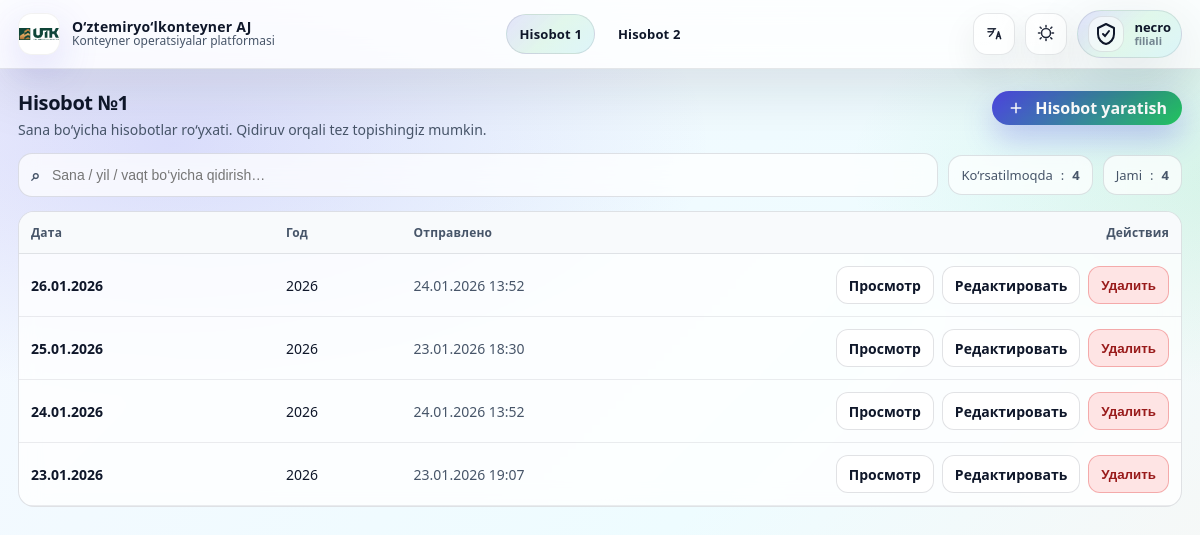
The page /station/table-1/ (signed in) on the database its author committed.
### reports/models.py (models this page shows, shortened)
class StationDailyTable1(models.Model):
    station_user = models.ForeignKey(User, on_delete=models.CASCADE, related_name='daily_table1')
    date = models.DateField()
    shift = models.CharField(max_length=10, choices=SHIFT_CHOICES)
    data = models.JSONField(default=dict)
    submitted_at = models.DateTimeField(auto_now=True)
    class Meta:
        unique_together = ('station_user', 'date', 'shift')

### reports/views.py (the view)
# urls.py: path('station/table-1/', station_table_1_list, name='station_table_1_list'),
@login_required
def station_table_1_list(request):
    if request.user.is_staff or request.user.is_superuser:
        return redirect("admin_table1_reports")
    qs = (
        StationDailyTable1.objects
        .filter(
            station_user=request.user,
            shift="total"
        )
        .order_by("-date")
    )
    rows = [{
        "date": obj.date,
        "year": obj.date.year,
        "submitted_at": getattr(obj, "submitted_at", None),
    } for obj in qs]
    existing_dates = set(qs.values_list("date", flat=True))
    return render(request, "station_table_1.html", {
        "rows": rows,
        "today": dt_date.today().strftime("%Y-%m-%d"),
        "existing_dates": existing_dates,  # 👈 используется в JS
    })

### templates/station_table_1.html (shortened to what this page needs)
{% extends "base.html" %}
{% block content %}
<div class="card">
  <div class="pagehead">
    <div>
      <h2 data-i18n="t1_reports_title">Hisobot №1 </h2>
      <div class="subtext" data-i18n="t1_reports_sub">
        Sana bo‘yicha hisobotlar ro‘yxati. Qidiruv orqali tez topishingiz mumkin.
      </div>
    </div>
    <a class="btn-cta" href="{% url 'station_table_1_edit' today %}?new=1" data-i18n="create_report">
      <svg viewBox="0 0 24 24" fill="none" stroke-width="2">
        <path d="M12 5v14M5 12h14"/>
      </svg>
      Hisobot yaratish
    </a>
  </div>
  <div class="controls">
    <div class="search">
      <span class="ico">⌕</span>
      <input id="q" type="text"
             placeholder="Sana / yil / vaqt bo‘yicha qidirish…"
             data-i18n-placeholder="search_placeholder">
    </div>
    <div class="chip">
      <span data-i18n="shown">Ko‘rsatilmoqda</span>:
      <b id="shownCount">0</b>
    </div>
    <div class="chip">
      <span data-i18n="total">Jami</span>:
      <b id="totalCount">0</b>
    </div>
  </div>
  <div class="tblwrap">
    <table class="tbl2" id="t1table">
      <thead>
        <tr>
          <th style="width:180px" data-i18n="col_date">Дата</th>
          <th style="width:90px" data-i18n="col_year">Год</th>
          <th style="width:190px" data-i18n="col_sent">Отправлено</th>
          <th style="width:360px;text-align:right" data-i18n="col_actions">Действия</th>
        </tr>
      </thead>
      <tbody id="t1body">
        {% for r in rows %}
        <tr class="t1row"
            data-search="{{ r.date|date:'d.m.Y' }} {{ r.date|date:'Y-m-d' }} {{ r.year }} {% if r.submitted_at %}{{ r.submitted_at|date:'d.m.Y H:i' }}{% endif %}">
          <td class="dateCell"><b>{{ r.date|date:"d.m.Y" }}</b></td>
          <td>{{ r.year }}</td>
          <td class="mutedCell">
            {% if r.submitted_at %}{{ r.submitted_at|date:"d.m.Y H:i" }}{% else %}—{% endif %}
          </td>
          <td>
            <div class="actions">
              <a class="btn-soft" href="/station/table-1/view/{{ r.date|date:'Y-m-d' }}/" data-i18n="view">Просмотр</a>
              <a class="btn-soft" href="/station/table-1/edit/{{ r.date|date:'Y-m-d' }}/" data-i18n="edit">Редактировать</a>
              <form method="post"
                    action="/station/table-1/delete/{{ r.date|date:'Y-m-d' }}/"
                    style="display:inline;"
                    onsubmit="return confirm(window.__t?.confirm_delete || 'Удалить отчёт?');">
                <button class="btn-danger" type="submit" data-i18n="delete">Удалить</button>
              </form>
            </div>
          </td>
        </tr>
        {% empty %}
        <tr>
          <td colspan="4" style="padding:16px;color:var(--muted,#64748b)">
            <span data-i18n="empty">Пока нет отчётов. Нажми “Создать отчёт”.</span>
          </td>
        </tr>
        {% endfor %}
      </tbody>
    </table>
  </div>
</div>
{% endblock %}

### templates/base.html (shortened to what this page needs)
{% load static %}
<!doctype html>
<html lang="uz" data-theme="light" data-lang="uz">
<head>
  <link rel="stylesheet" href="https://cdnjs.cloudflare.com/ajax/libs/font-awesome/6.5.0/css/all.min.css">
  <link rel="stylesheet" href="{% static 'css/base.css' %}">
</head>
<body>
  <header class="topbar">
    <div class="wrap topbar-inner">
      {% if user.is_authenticated %}
      <div class="brand">
        <img class="brand-logo" src="{% static 'images/UTKlogo.png' %}" alt="Logo">
        <div class="brand-name">
          <b data-i18n="brand">O‘ztemiryo‘lkonteyner AJ</b>
          <span data-i18n="subtitle">Konteyner operatsiyalar platformasi</span>
        </div>
      </div>
      <div class="nav-wrap" id="navWrap">
        <nav class="center-nav" id="centerNav" aria-label="Main navigation">
          {% if user.is_staff or user.is_superuser %}
            <a class="nav-link" href="#" data-i18n="dash" style="color: rgb(154, 181, 206);">Dashboard</a>
            <a class="nav-link" href="/admin-panel/table-1/" data-i18n="r1">Hisobot 1</a>
            <a class="nav-link" href="{% url 'admin_table2_reports' %}" data-i18n="r2">Hisobot 2</a>
            <a class="nav-link" href="#" data-i18n="q" style="color: rgb(154, 181, 206);">Kvartalniy</a>
            <a class="nav-link" href="/admin-panel/stations/" data-i18n="branches">Filiallar</a>
          {% else %}
            <a class="nav-link" href="/station/table-1/" data-i18n="r1">Hisobot 1</a>
            <a class="nav-link" href="/station/table-2/" data-i18n="r2">Hisobot 2</a>
          {% endif %}
        </nav>
      </div>
      <div class="right-tools">
        <button class="icon-btn" id="langBtn" type="button" title="Til / Язык">
        </button>
        <button class="icon-btn" id="themeBtn" type="button" title="Tungi / Kunduzgi">
          <span id="themeIconHolder"></span>
        </button>
        <div class="admin-wrap">
          <div class="admin-pill" id="adminToggle" role="button" tabindex="0">
            <div class="admin-badge" aria-hidden="true">
              <svg viewBox="0 0 24 24" fill="none">
                <path d="M12 2l8 4v6c0 5-3.5 9-8 10-4.5-1-8-5-8-10V6l8-4Z"
                      stroke="currentColor" stroke-width="2" stroke-linejoin="round"/>
                <path d="M9 12l2 2 4-5"
                      stroke="currentColor" stroke-width="2" stroke-linecap="round"/>
              </svg>
            </div>
            {% if user.is_staff or user.is_superuser %}
              <div class="admin-text">
                <b data-i18n="admin">ADMIN</b>
                <span data-i18n="account">Hisob</span>
              </div>
            {% else %}
              <div class="admin-text">
                <b class="station-name">{{ user.username }}</b>
                <span class="station-sub" data-i18n="user">Filial</span>
              </div>
            {% endif %}
          </div>
        </div>
      </div>
      {% endif %}
    </div>
  </header>
  <main class="page">
    {% block content %}{% endblock %}
  </main>
</body>
</html>

### templates/base.html (style rules this page uses)
.admin-text b.station-name { max-width:140px; display:block; overflow:hidden; text-overflow:ellipsis; white-space:nowrap; font-size:13px; font-weight:900; }
.admin-text span.station-sub { font-size:11px; opacity:.7; font-weight:700; }

### templates/station_table_1.html (style rules this page uses)
.pagehead { display:flex;justify-content:space-between;align-items:flex-start;gap:14px;flex-wrap:wrap }
.pagehead h2 { margin:0;font-size:20px;line-height:1.15;letter-spacing:-.02em }
.subtext { margin:6px 0 0;color:var(--muted,#64748b);font-size:14px }
.btn-cta { display:inline-flex;align-items:center;gap:10px; padding:6px 15px;border-radius:999px; font-weight:700;text-decoration:none;color:#fff; background:linear-gradient(135deg,#4f46e5,#22c55e); box-shadow:0 14px 30px rgba(79,70,229,.28); transition:.22s ease; position:relative;overflow:hidden; white-space:nowrap; }
.btn-cta svg { width:18px;height:18px;stroke:#fff }
.btn-cta::after { content:"";position:absolute;inset:0; background:linear-gradient(120deg,transparent,rgba(255,255,255,.35),transparent); transform:translateX(-120%);transition:.65s ease; }
.controls { display:flex;gap:10px;flex-wrap:wrap;align-items:center;margin-top:14px }
.search { flex:1;min-width:220px; display:flex;align-items:center;gap:10px; padding:10px 12px;border-radius:14px; border:1px solid rgba(15,23,42,.12); background:rgba(255,255,255,.72); backdrop-filter: blur(10px); }
.search .ico { font-weight:900;color:var(--muted,#64748b) }
.search input { width:100%;border:0;outline:0;background:transparent; font-size:14px;color:inherit; }
.chip { display:inline-flex;align-items:center;gap:8px; padding:10px 12px;border-radius:14px; border:1px solid rgba(15,23,42,.12); background:rgba(255,255,255,.72); backdrop-filter: blur(10px); font-size:13px;color:var(--muted,#64748b); white-space:nowrap; }
.tblwrap { margin-top:14px; border:1px solid rgba(15,23,42,.12); border-radius:16px; overflow:hidden; background:rgba(255,255,255,.78); backdrop-filter: blur(10px); }
table.tbl2 { width:100%;border-collapse:separate;border-spacing:0 }
.tbl2 thead th { text-align:left; font-size:12px;letter-spacing:.2px; color:var(--muted,#64748b); padding:12px 12px; background:rgba(248,250,252,.9); border-bottom:1px solid rgba(15,23,42,.10); position:sticky;top:0;z-index:2; }
.tbl2 thead th:last-child { text-align:right }
.tbl2 tbody td { padding:12px 12px; border-bottom:1px solid rgba(15,23,42,.08); vertical-align:middle; font-size:14px; }
.dateCell b { font-size:14px }
.mutedCell { color:var(--muted,#64748b);font-size:13px }
.actions { display:flex;gap:8px;flex-wrap:wrap;justify-content:flex-end }
.btn-soft { display:inline-flex;align-items:center;justify-content:center; height:38px;padding:0 12px;border-radius:12px; border:1px solid rgba(15,23,42,.12); background:rgba(255,255,255,.9); text-decoration:none;color:inherit; font-weight:800; transition:.15s ease; }
.btn-danger { height:38px;padding:0 12px;border-radius:12px; border:1px solid rgba(220,38,38,.30); background:rgba(254,226,226,.9); color:#991b1b;font-weight:900; cursor:pointer; transition:.15s ease; }

### rows shown on the page
StationDailyTable1: date "26.01.2026", submitted_at "24.01.2026 13:52"
StationDailyTable1: date "25.01.2026", submitted_at "23.01.2026 18:30"
StationDailyTable1: date "24.01.2026", submitted_at "24.01.2026 13:52"
StationDailyTable1: date "23.01.2026", submitted_at "23.01.2026 19:07"

### other values the page prints
{{ user.username }} "necro"
{{ r.year }} "2026" "2026" "2026" "2026"
